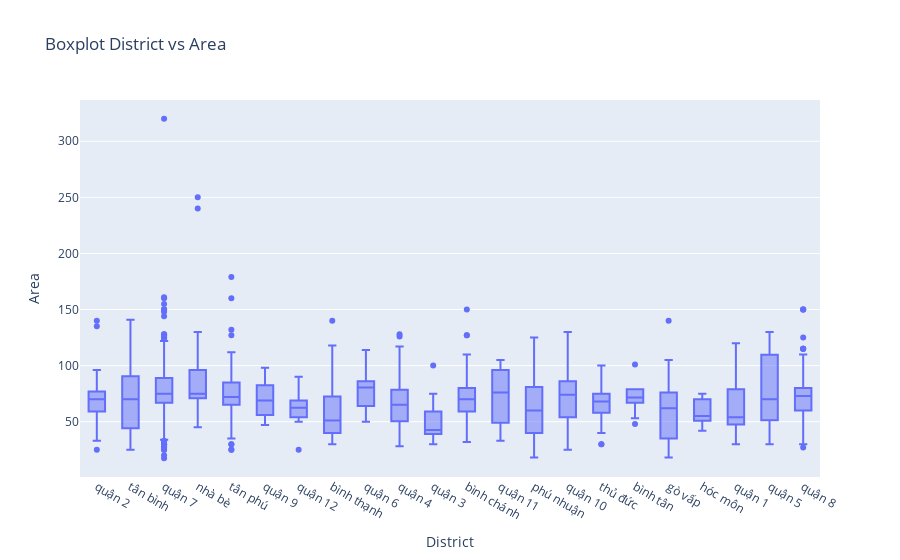

The notebook cell this image was saved under:
### Code cell
fig = px.box(
  df_modified,
  x = 'District',
  y = 'Area',
  title = 'Boxplot District vs Area'      
)

fig.show()

### Figure 1 — Plotly figure (JSON) as saved in the notebook; plotly's stock layout.template omitted (floating-point values rounded to 4 significant figures; data arrays with more than 128 entries replaced by an {"elided": "..."} marker saying what was removed)
{"data": [{"alignmentgroup": "True", "hovertemplate": "District=%{x}<br>Area=%{y}<extra></extra>", "legendgroup": "", "marker": {"color": "#636efa"}, "name": "", "notched": false, "offsetgroup": "", "orientation": "v", "showlegend": false, "type": "box", "x": {"elided": "1747 str values"}, "x0": " ", "xaxis": "x", "y": {"elided": "1747 float values"}, "y0": " ", "yaxis": "y"}], "layout": {"boxmode": "group", "legend": {"tracegroupgap": 0}, "title": {"text": "Boxplot District vs Area"}, "xaxis": {"anchor": "y", "domain": [0, 1], "title": {"text": "District"}}, "yaxis": {"anchor": "x", "domain": [0, 1], "title": {"text": "Area"}}}}
